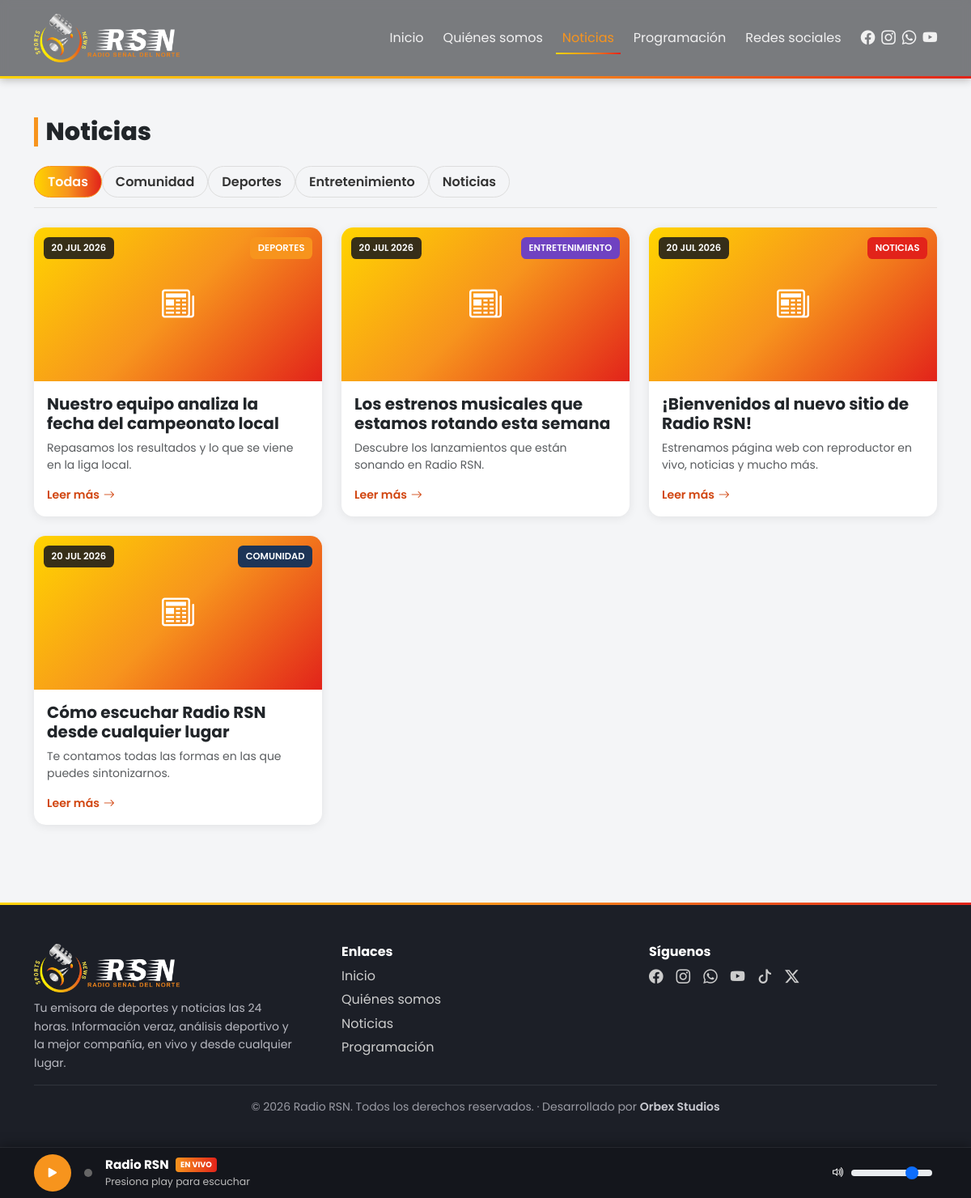
/noticias.php, run on the app's committed database.
### tables this page shows
CREATE TABLE IF NOT EXISTS categorias (
  id INT AUTO_INCREMENT PRIMARY KEY,
  nombre VARCHAR(80) NOT NULL,
  slug VARCHAR(80) NOT NULL UNIQUE,
  color VARCHAR(7) NOT NULL DEFAULT '#f7941d',  
  creado_en TIMESTAMP DEFAULT CURRENT_TIMESTAMP
);

CREATE TABLE IF NOT EXISTS noticias (
  id INT AUTO_INCREMENT PRIMARY KEY,
  titulo VARCHAR(255) NOT NULL,
  slug VARCHAR(255) NOT NULL UNIQUE,
  resumen TEXT,
  contenido LONGTEXT NOT NULL,
  imagen VARCHAR(255) DEFAULT NULL,
  categoria_id INT DEFAULT NULL,
  publicado TINYINT(1) NOT NULL DEFAULT 1,
  creado_en TIMESTAMP DEFAULT CURRENT_TIMESTAMP,
  actualizado_en TIMESTAMP DEFAULT CURRENT_TIMESTAMP ON UPDATE CURRENT_TIMESTAMP,
  CONSTRAINT fk_noticias_categoria FOREIGN KEY (categoria_id) REFERENCES categorias(id) ON DELETE SET NULL,
  INDEX idx_categoria (categoria_id)
);

### includes/functions.php (called while the page is built, shortened)
<?php
function h($str): string
{
    return htmlspecialchars((string)$str, ENT_QUOTES, 'UTF-8');
}
function getNoticias(?int $limite = null, bool $soloPublicadas = true, ?string $categoriaSlug = null): array
{
    $pdo = getPDO();
    $sql = 'SELECT n.*, c.nombre AS categoria_nombre, c.slug AS categoria_slug, c.color AS categoria_color
            FROM noticias n
            LEFT JOIN categorias c ON c.id = n.categoria_id';
    $condiciones = [];
    $parametros = [];
    if ($soloPublicadas) {
        $condiciones[] = 'n.publicado = 1';
    }
    if ($condiciones) {
        $sql .= ' WHERE ' . implode(' AND ', $condiciones);
    }
    $sql .= ' ORDER BY n.creado_en DESC';
    $stmt = $pdo->prepare($sql);
    $stmt->execute($parametros);
    return $stmt->fetchAll();
}
function getCategorias(): array
{
    $pdo = getPDO();
    return $pdo->query('SELECT * FROM categorias ORDER BY nombre ASC')->fetchAll();
}
function fechaLegible(string $fechaMysql): string
{
    $meses = [1=>'ene','feb','mar','abr','may','jun','jul','ago','sep','oct','nov','dic'];
    $ts = strtotime($fechaMysql);
    return date('d', $ts) . ' ' . $meses[(int)date('n', $ts)] . ' ' . date('Y', $ts);
}
function recortarTexto(string $texto, int $limite = 160): string
{
    $texto = trim(strip_tags($texto));
    if (mb_strlen($texto) <= $limite) {
        return $texto;
    }
    $recortado = mb_substr($texto, 0, $limite);
    $recortado = mb_substr($recortado, 0, mb_strrpos($recortado, ' '));
    return $recortado . '…';
}

### noticias.php (the view, shortened to what this page needs)
<?php
require_once __DIR__ . '/includes/functions.php';
$categorias = getCategorias();
$categoriaActual = isset($_GET['categoria']) ? trim($_GET['categoria']) : '';
$categoriaInfo = $categoriaActual !== '' ? getCategoriaPorSlug($categoriaActual) : null;
$noticias = getNoticias(null, true, $categoriaActual !== '' ? $categoriaActual : null);
?>
<section class="container py-4 py-md-5">
  <h1 class="section-title">Noticias</h1>
  <?php if (!empty($categorias)): ?>
    <ul class="nav nav-pills category-tabs mb-4 flex-nowrap overflow-auto">
      <li class="nav-item">
        <a href="noticias.php" class="nav-link <?= $categoriaActual === '' ? 'active' : '' ?>" data-ajax-link>Todas</a>
      </li>
      <?php foreach ($categorias as $cat): $activa = $categoriaActual === $cat['slug']; ?>
        <li class="nav-item">
          <a href="noticias.php?categoria=<?= urlencode($cat['slug']) ?>"
             class="nav-link <?= $activa ? 'active' : '' ?>"
             style="<?= $activa ? 'background:' . h($cat['color']) . ';border-color:' . h($cat['color']) . ';' : '' ?>"
             data-ajax-link><?= h($cat['nombre']) ?></a>
        </li>
      <?php endforeach; ?>
    </ul>
  <?php endif; ?>
  <?php if (empty($noticias)): ?>
    <p class="text-muted">
      <?= $categoriaInfo ? 'Aún no hay noticias publicadas en "' . h($categoriaInfo['nombre']) . '".' : 'Aún no hay noticias publicadas.' ?>
    </p>
  <?php else: ?>
    <div class="row g-4">
      <?php foreach ($noticias as $n): ?>
        <div class="col-sm-6 col-lg-4">
          <div class="card news-card">
            <div class="card-img-wrap">
              <span class="news-date-badge"><?= fechaLegible($n['creado_en']) ?></span>
              <?php if (!empty($n['categoria_nombre'])): ?>
                <span class="news-cat-badge" style="background:<?= h($n['categoria_color']) ?>"><?= h($n['categoria_nombre']) ?></span>
              <?php endif; ?>
              <?php if (!empty($n['imagen'])): ?>
                <img src="uploads/noticias/<?= h($n['imagen']) ?>" class="card-img-top" alt="<?= h($n['titulo']) ?>">
              <?php else: ?>
                <div class="card-img-top d-flex align-items-center justify-content-center">
                  <i class="bi bi-newspaper text-white fs-1"></i>
                </div>
              <?php endif; ?>
            </div>
            <div class="card-body d-flex flex-column">
              <h5 class="card-title"><?= h($n['titulo']) ?></h5>
              <p class="card-text text-muted small"><?= h(recortarTexto($n['resumen'] ?: $n['contenido'], 100)) ?></p>
              <a href="noticia.php?slug=<?= urlencode($n['slug']) ?>" class="read-more mt-auto" data-ajax-link>Leer más <i class="bi bi-arrow-right"></i></a>
            </div>
          </div>
        </div>
      <?php endforeach; ?>
    </div>
  <?php endif; ?>
</section>
<?php
$content = ob_get_clean();
include __DIR__ . '/includes/header.php';
echo $content;
include __DIR__ . '/includes/footer.php';

### includes/header.php (shortened to what this page needs)
?><!DOCTYPE html>
<html lang="es">
<head>
<link href="https://cdn.jsdelivr.net/npm/bootstrap@5.3.3/dist/css/bootstrap.min.css" rel="stylesheet">
<link href="https://cdn.jsdelivr.net/npm/bootstrap-icons@1.11.3/font/bootstrap-icons.css" rel="stylesheet">
<link href="assets/css/style.css" rel="stylesheet">
</head>
<body>
<header class="site-header">
  <nav class="navbar navbar-expand-lg navbar-dark">
    <div class="container">
      <a class="navbar-brand fw-bold" href="index.php" data-ajax-link>
        <img src="assets/img/logo.png" alt="<?= h(SITE_NAME) ?>" class="brand-logo" onerror="this.style.display='none'">
      </a>
      <div class="collapse navbar-collapse" id="navMenu">
        <ul class="navbar-nav ms-auto align-items-lg-center gap-lg-2">
          <li class="nav-item"><a class="nav-link" href="index.php" data-ajax-link>Inicio</a></li>
          <li class="nav-item"><a class="nav-link" href="quienes-somos.php" data-ajax-link>Quiénes somos</a></li>
          <li class="nav-item"><a class="nav-link" href="noticias.php" data-ajax-link>Noticias</a></li>
          <li class="nav-item"><a class="nav-link" href="programacion.php" data-ajax-link>Programación</a></li>
          <li class="nav-item"><a class="nav-link" href="index.php#redes-section" data-ajax-link>Redes sociales</a></li>
          <li class="nav-item d-flex align-items-center gap-2 ms-lg-2 social-icons">
            <a href="<?= h(SOCIAL_FACEBOOK) ?>" target="_blank" rel="noopener" aria-label="Facebook"><i class="bi bi-facebook"></i></a>
            <a href="<?= h(SOCIAL_INSTAGRAM) ?>" target="_blank" rel="noopener" aria-label="Instagram"><i class="bi bi-instagram"></i></a>
            <a href="<?= h(SOCIAL_WHATSAPP) ?>" target="_blank" rel="noopener" aria-label="WhatsApp"><i class="bi bi-whatsapp"></i></a>
            <a href="<?= h(SOCIAL_YOUTUBE) ?>" target="_blank" rel="noopener" aria-label="YouTube"><i class="bi bi-youtube"></i></a>
          </li>
        </ul>
      </div>
    </div>
  </nav>
</header>
<main id="content">

### includes/footer.php (shortened to what this page needs)
  </main>
  <footer class="site-footer">
    <div class="container">
      <div class="row gy-4">
        <div class="col-md-4">
          <img src="assets/img/logo.png" alt="<?= h(SITE_NAME) ?>" class="brand-logo mb-2" onerror="this.style.display='none'">
          <p class="footer-desc small mb-0"><?= h(SITE_DESCRIPCION_FOOTER) ?></p>
        </div>
        <div class="col-md-4">
          <h6 class="fw-bold">Enlaces</h6>
          <ul class="list-unstyled">
            <li><a href="index.php" data-ajax-link>Inicio</a></li>
            <li><a href="quienes-somos.php" data-ajax-link>Quiénes somos</a></li>
            <li><a href="noticias.php" data-ajax-link>Noticias</a></li>
            <li><a href="programacion.php" data-ajax-link>Programación</a></li>
          </ul>
        </div>
        <div class="col-md-4" id="redes">
          <h6 class="fw-bold">Síguenos</h6>
          <div class="d-flex gap-3 fs-4 social-icons">
            <a href="<?= h(SOCIAL_FACEBOOK) ?>" target="_blank" rel="noopener" aria-label="Facebook"><i class="bi bi-facebook"></i></a>
            <a href="<?= h(SOCIAL_INSTAGRAM) ?>" target="_blank" rel="noopener" aria-label="Instagram"><i class="bi bi-instagram"></i></a>
            <a href="<?= h(SOCIAL_WHATSAPP) ?>" target="_blank" rel="noopener" aria-label="WhatsApp"><i class="bi bi-whatsapp"></i></a>
            <a href="<?= h(SOCIAL_YOUTUBE) ?>" target="_blank" rel="noopener" aria-label="YouTube"><i class="bi bi-youtube"></i></a>
            <a href="<?= h(SOCIAL_TIKTOK) ?>" target="_blank" rel="noopener" aria-label="TikTok"><i class="bi bi-tiktok"></i></a>
            <a href="<?= h(SOCIAL_X) ?>" target="_blank" rel="noopener" aria-label="X"><i class="bi bi-twitter-x"></i></a>
          </div>
        </div>
      </div>
      <hr class="border-secondary">
      <p class="footer-bottom text-center small mb-0">
        &copy; <?= date('Y') ?> <?= h(SITE_NAME) ?>. Todos los derechos reservados.
        &middot; Desarrollado por <a href="https://orbexec.com/" target="_blank" rel="noopener">Orbex Studios</a>
      </p>
    </div>
  </footer>
  <?php include __DIR__ . '/player.php'; ?>
</body>
</html>

### includes/player.php (shortened to what this page needs)
<div class="radio-player fixed-bottom" id="radioPlayer" data-stream="<?= h(STREAM_URL) ?>">
  <div class="container">
    <div class="d-flex align-items-center gap-3 py-2">
      <button type="button" class="btn btn-play" id="btnPlay" aria-label="Reproducir">
        <i class="bi bi-play-fill" id="btnPlayIcon"></i>
      </button>
      <div class="live-dot" id="liveDot" title="En vivo"></div>
      <div class="player-info flex-grow-1">
        <div class="player-station"><?= h(SITE_NAME) ?> <span class="badge-live">EN VIVO</span></div>
        <div class="player-status" id="playerStatus">Presiona play para escuchar</div>
      </div>
      <div class="d-none d-sm-flex align-items-center gap-2 volume-wrap">
        <i class="bi bi-volume-up"></i>
        <input type="range" class="form-range" id="volumeRange" min="0" max="100" value="80">
      </div>
    </div>
  </div>
</div>

### data on the page
categorias: nombre "Comunidad"
categorias: nombre "Deportes"
categorias: nombre "Entretenimiento"
categorias: nombre "Noticias"
noticias: creado_en "20 JUL 2026", categoria.nombre "DEPORTES", titulo "Nuestro equipo analiza la fecha del campeonato local", resumen "Repasamos los resultados y lo que se viene en la liga local."
noticias: creado_en "20 JUL 2026", categoria.nombre "ENTRETENIMIENTO", titulo "Los estrenos musicales que estamos rotando esta semana", resumen "Descubre los lanzamientos que están sonando en Radio RSN."
noticias: creado_en "20 JUL 2026", categoria.nombre "NOTICIAS", titulo "¡Bienvenidos al nuevo sitio de Radio RSN!", resumen "Estrenamos página web con reproductor en vivo, noticias y mucho más."
noticias: creado_en "20 JUL 2026", categoria.nombre "COMUNIDAD", titulo "Cómo escuchar Radio RSN desde cualquier lugar", resumen "Te contamos todas las formas en las que puedes sintonizarnos."

### other printed values
SITE_DESCRIPCION_FOOTER "Tu emisora de deportes y noticias las 24 horas. Información veraz, análisis deportivo y la mejor compañía, en vivo y desde cualquier lugar."
SITE_NAME "Radio RSN"
